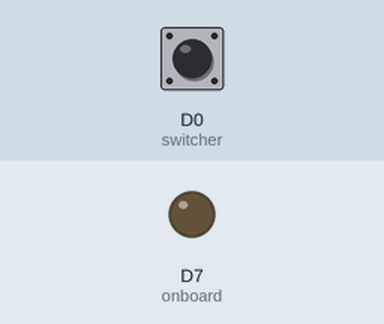
A sketch run on a simulated ESP8266 (NodeMCU). On the bench: output pins drawn as LEDs (lit = HIGH). Inputs (shaded band) come from the test bench; at power-on: D0 (switcher) HIGH.

Above: at 1.2 s.
1.3 s: D0 (switcher) pulled LOW for 0.15 s
At 1.37 s:
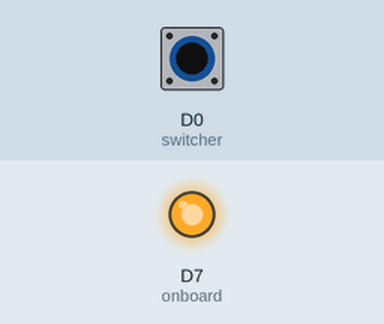
2.9 s: D0 (switcher) pulled LOW for 3.2 s
At 6.6 s:
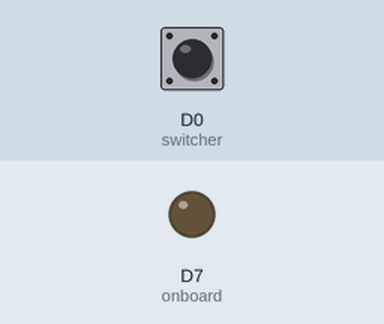
Timing chart, 0 to 8.1 s (numbered marks = the images above; inputs shaded):
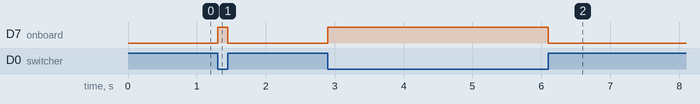

Measured:
- after the input at 1.3 s, D7 (onboard): LOW → HIGH at once, → LOW 0.15 s later
- after the input at 2.9 s, D7 (onboard): LOW → HIGH at once, → LOW 3.2 s later

The sketch:

switchLED.ino
```cpp
int onboard = D7;
int switcher = D0;
int closed = 1;

void setup() {
    pinMode(onboard, OUTPUT);
    pinMode(switcher, INPUT_PULLUP);
}

void loop() {
    closed = digitalRead(switcher);
    if (closed) {
        // true code goes here
        digitalWrite(onboard, LOW);
    }
    else {
        // false code goes here
        digitalWrite(onboard, HIGH);
    }
}
```
